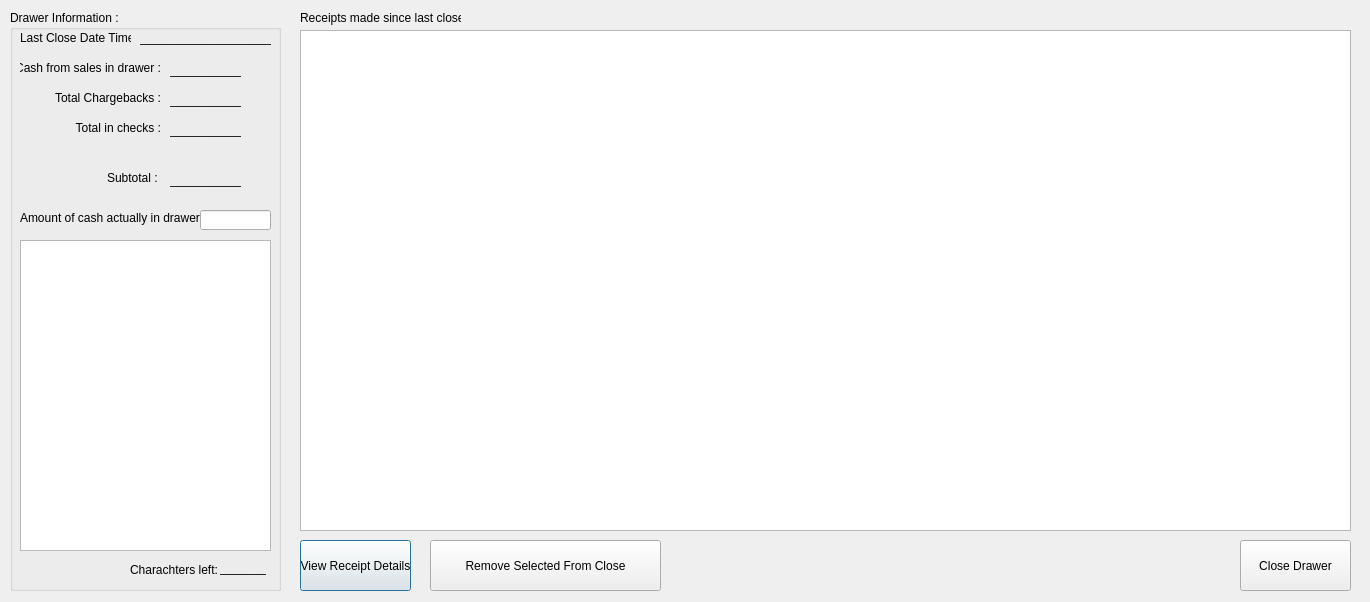
<?xml version="1.0" encoding="UTF-8"?>
<ui version="4.0">
 <class>DrawerCloser</class>
 <widget class="QDialog" name="DrawerCloser">
  <property name="geometry">
   <rect>
    <x>0</x>
    <y>0</y>
    <width>1370</width>
    <height>602</height>
   </rect>
  </property>
  <property name="windowTitle">
   <string>Drawer Closer</string>
  </property>
  <widget class="QLabel" name="label_2">
   <property name="geometry">
    <rect>
     <x>300</x>
     <y>10</y>
     <width>161</width>
     <height>16</height>
    </rect>
   </property>
   <property name="text">
    <string>Receipts made since last close : </string>
   </property>
  </widget>
  <widget class="QTableWidget" name="receiptTable">
   <property name="geometry">
    <rect>
     <x>300</x>
     <y>30</y>
     <width>1051</width>
     <height>501</height>
    </rect>
   </property>
  </widget>
  <widget class="QGroupBox" name="groupBox">
   <property name="geometry">
    <rect>
     <x>10</x>
     <y>10</y>
     <width>271</width>
     <height>581</height>
    </rect>
   </property>
   <property name="title">
    <string>Drawer Information : </string>
   </property>
   <widget class="QLabel" name="lastCloseDate">
    <property name="geometry">
     <rect>
      <x>130</x>
      <y>20</y>
      <width>131</width>
      <height>16</height>
     </rect>
    </property>
    <property name="text">
     <string>_____________________</string>
    </property>
   </widget>
   <widget class="QLabel" name="label">
    <property name="geometry">
     <rect>
      <x>10</x>
      <y>20</y>
      <width>111</width>
      <height>16</height>
     </rect>
    </property>
    <property name="text">
     <string>Last Close Date Time : </string>
    </property>
   </widget>
   <widget class="QLabel" name="label_3">
    <property name="geometry">
     <rect>
      <x>10</x>
      <y>50</y>
      <width>141</width>
      <height>16</height>
     </rect>
    </property>
    <property name="text">
     <string>Cash from sales in drawer :</string>
    </property>
    <property name="alignment">
     <set>Qt::AlignRight|Qt::AlignTrailing|Qt::AlignVCenter</set>
    </property>
   </widget>
   <widget class="QLabel" name="cashInDrawer">
    <property name="geometry">
     <rect>
      <x>160</x>
      <y>50</y>
      <width>71</width>
      <height>20</height>
     </rect>
    </property>
    <property name="text">
     <string>___________</string>
    </property>
   </widget>
   <widget class="QPlainTextEdit" name="comments">
    <property name="geometry">
     <rect>
      <x>10</x>
      <y>230</y>
      <width>251</width>
      <height>311</height>
     </rect>
    </property>
   </widget>
   <widget class="QLabel" name="label_4">
    <property name="geometry">
     <rect>
      <x>120</x>
      <y>550</y>
      <width>91</width>
      <height>20</height>
     </rect>
    </property>
    <property name="text">
     <string>Charachters left:</string>
    </property>
   </widget>
   <widget class="QLabel" name="remainingCommentCharachterLabel">
    <property name="geometry">
     <rect>
      <x>210</x>
      <y>550</y>
      <width>46</width>
      <height>16</height>
     </rect>
    </property>
    <property name="text">
     <string>_______</string>
    </property>
   </widget>
   <widget class="QLabel" name="label_5">
    <property name="geometry">
     <rect>
      <x>10</x>
      <y>200</y>
      <width>181</width>
      <height>16</height>
     </rect>
    </property>
    <property name="text">
     <string>Amount of cash actually in drawer :</string>
    </property>
   </widget>
   <widget class="QLineEdit" name="amountFound">
    <property name="geometry">
     <rect>
      <x>190</x>
      <y>200</y>
      <width>71</width>
      <height>20</height>
     </rect>
    </property>
   </widget>
   <widget class="QLabel" name="label_6">
    <property name="geometry">
     <rect>
      <x>10</x>
      <y>110</y>
      <width>141</width>
      <height>16</height>
     </rect>
    </property>
    <property name="text">
     <string>Total in checks :</string>
    </property>
    <property name="alignment">
     <set>Qt::AlignRight|Qt::AlignTrailing|Qt::AlignVCenter</set>
    </property>
   </widget>
   <widget class="QLabel" name="checksInDrawer">
    <property name="geometry">
     <rect>
      <x>160</x>
      <y>110</y>
      <width>71</width>
      <height>20</height>
     </rect>
    </property>
    <property name="text">
     <string>___________</string>
    </property>
   </widget>
   <widget class="QLabel" name="label_7">
    <property name="geometry">
     <rect>
      <x>10</x>
      <y>80</y>
      <width>141</width>
      <height>16</height>
     </rect>
    </property>
    <property name="text">
     <string>Total Chargebacks :</string>
    </property>
    <property name="alignment">
     <set>Qt::AlignRight|Qt::AlignTrailing|Qt::AlignVCenter</set>
    </property>
   </widget>
   <widget class="QLabel" name="chargebacksInDrawer">
    <property name="geometry">
     <rect>
      <x>160</x>
      <y>80</y>
      <width>71</width>
      <height>20</height>
     </rect>
    </property>
    <property name="text">
     <string>___________</string>
    </property>
   </widget>
   <widget class="QLabel" name="label_8">
    <property name="geometry">
     <rect>
      <x>10</x>
      <y>160</y>
      <width>141</width>
      <height>16</height>
     </rect>
    </property>
    <property name="text">
     <string>Subtotal : </string>
    </property>
    <property name="alignment">
     <set>Qt::AlignRight|Qt::AlignTrailing|Qt::AlignVCenter</set>
    </property>
   </widget>
   <widget class="QLabel" name="subtotalInDrawer">
    <property name="geometry">
     <rect>
      <x>160</x>
      <y>160</y>
      <width>71</width>
      <height>20</height>
     </rect>
    </property>
    <property name="text">
     <string>___________</string>
    </property>
   </widget>
  </widget>
  <widget class="QPushButton" name="viewDetails">
   <property name="geometry">
    <rect>
     <x>300</x>
     <y>540</y>
     <width>111</width>
     <height>51</height>
    </rect>
   </property>
   <property name="text">
    <string>View Receipt Details</string>
   </property>
  </widget>
  <widget class="QPushButton" name="closeDrawer">
   <property name="geometry">
    <rect>
     <x>1240</x>
     <y>540</y>
     <width>111</width>
     <height>51</height>
    </rect>
   </property>
   <property name="text">
    <string>Close Drawer</string>
   </property>
  </widget>
  <widget class="QPushButton" name="removeCloseButton">
   <property name="geometry">
    <rect>
     <x>430</x>
     <y>540</y>
     <width>231</width>
     <height>51</height>
    </rect>
   </property>
   <property name="text">
    <string>Remove Selected From Close</string>
   </property>
  </widget>
 </widget>
 <resources/>
 <connections/>
</ui>
